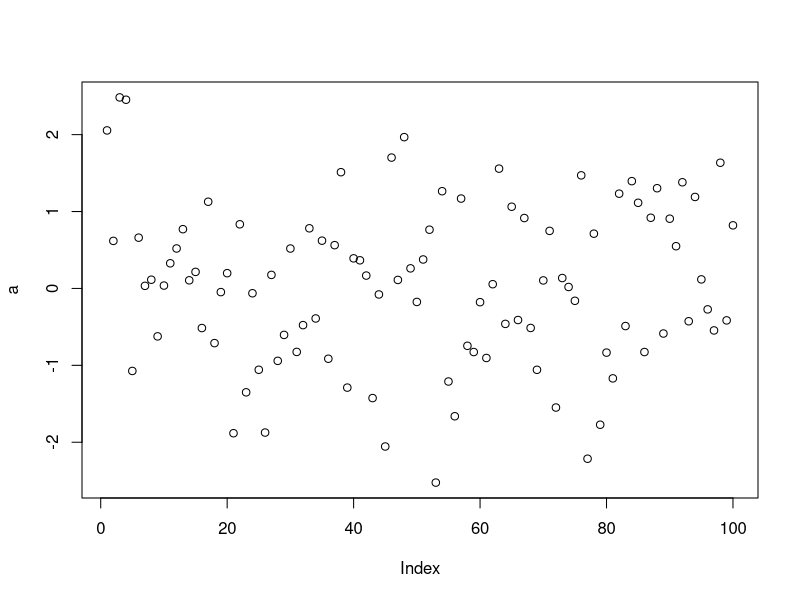
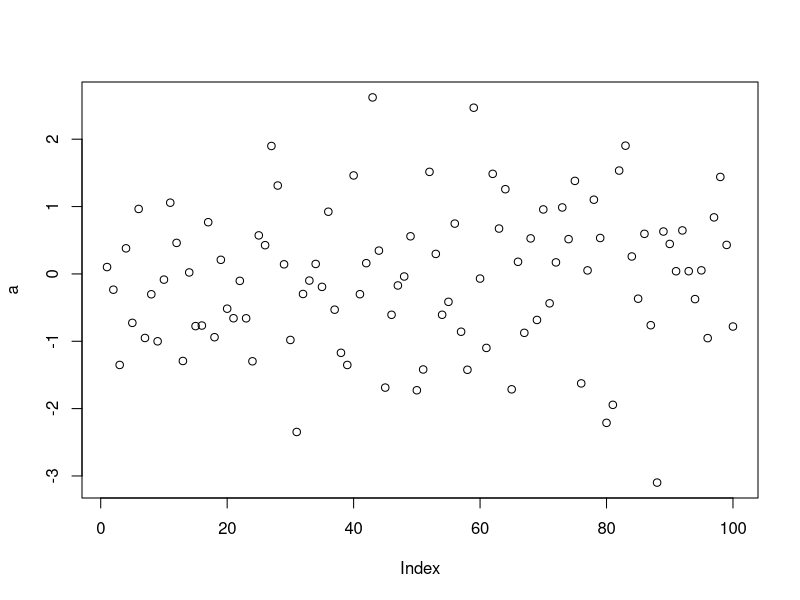

Write R code to recreate these figures, in order.
## ---- chunk 1
knitr::opts_chunk$set(echo = TRUE, eval = TRUE)
# You can set up default seting using r setup
# Here by default we used `echo = TRUE` to tell all chunks to print out the source code
# We also used eval = TRUE so that all the code is evaluated and the results displayed
# Both of these options can be overriden in a particular chunk, though
## ---- chunk 2
# You can show the code and the output and shut off warnings
a <- rnorm(100)
plot(a) 
## ---- chunk 3
a <- rnorm(100)
plot(a) 
